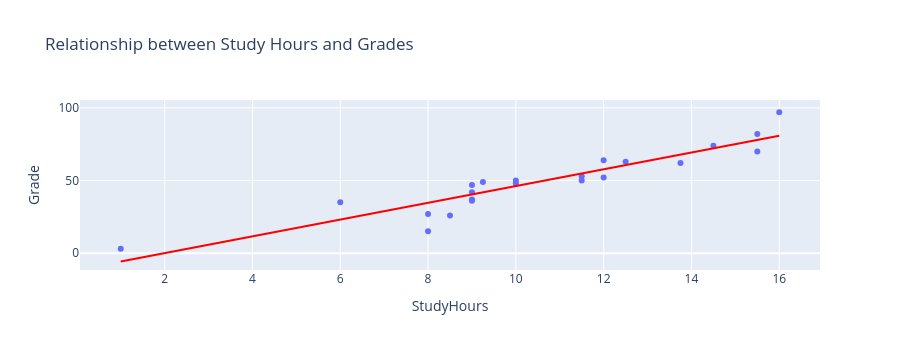

Write notebook code for a chart like this one.
### Markdown cell above
Exploring relationship between variables:

### Code cell
import plotly.express as px

px.scatter(df, x="StudyHours", y="Grade", height=350,
            title="Relationship between Study Hours and Grades",
            trendline="ols", trendline_color_override="red",
)

### Figure 1 — Plotly figure (JSON) as saved in the notebook; plotly's stock layout.template omitted (floating-point values rounded to 4 significant figures)
{"data": [{"hovertemplate": "StudyHours=%{x}<br>Grade=%{y}<extra></extra>", "legendgroup": "", "marker": {"color": "#636efa", "symbol": "circle"}, "mode": "markers", "name": "", "orientation": "v", "showlegend": false, "type": "scatter", "x": [10.0, 11.5, 9.0, 16.0, 9.25, 1.0, 11.5, 9.0, 8.5, 14.5, 15.5, 13.75, 9.0, 8.0, 15.5, 8.0, 9.0, 6.0, 10.0, 12.0, 12.5, 12.0], "xaxis": "x", "y": [50.0, 50.0, 47.0, 97.0, 49.0, 3.0, 53.0, 42.0, 26.0, 74.0, 82.0, 62.0, 37.0, 15.0, 70.0, 27.0, 36.0, 35.0, 48.0, 52.0, 63.0, 64.0], "yaxis": "y"}, {"hovertemplate": "<b>OLS trendline</b><br>Grade = 5.76887 * StudyHours + -11.5224<br>R<sup>2</sup>=0.856417<br><br>StudyHours=%{x}<br>Grade=%{y} <b>(trend)</b><extra></extra>", "legendgroup": "", "line": {"color": "red"}, "marker": {"color": "#636efa", "symbol": "circle"}, "mode": "lines", "name": "", "showlegend": false, "type": "scatter", "x": [1.0, 6.0, 8.0, 8.0, 8.5, 9.0, 9.0, 9.0, 9.0, 9.25, 10.0, 10.0, 11.5, 11.5, 12.0, 12.0, 12.5, 13.75, 14.5, 15.5, 15.5, 16.0], "xaxis": "x", "y": [-5.754, 23.09, 34.63, 34.63, 37.51, 40.4, 40.4, 40.4, 40.4, 41.84, 46.17, 46.17, 54.82, 54.82, 57.7, 57.7, 60.59, 67.8, 72.13, 77.9, 77.9, 80.78], "yaxis": "y"}], "layout": {"height": 350, "legend": {"tracegroupgap": 0}, "title": {"text": "Relationship between Study Hours and Grades"}, "xaxis": {"anchor": "y", "domain": [0, 1], "title": {"text": "StudyHours"}}, "yaxis": {"anchor": "x", "domain": [0, 1], "title": {"text": "Grade"}}}}
